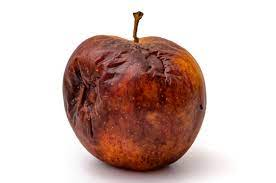
#> input picture Data/apple_bad.jpg, 276 x 183 px, found by its file name
$ jupyter execute --allow-errors client.ipynb
#> lines starting #> are read from the running program, lines starting #| are printed output that depends on the picture
[cell 1]
import requests

url = 'http://localhost:5000/api/predict'
image_path = 'apple_good.jpg'
# files = {'image': open('apple_good.jpg', 'rb')}
#> (the rest of this cell did not finish here and is left out)

[cell 2]
import requests
import numpy as np
from PIL import Image

def predict_fruit(image_path):
#> called with image_path = 'apple_bad.jpg'
    url = 'http://127.0.0.1:5000/api/predict'
    image = Image.open(image_path)
#> image is the input picture: PIL image 276x183 RGB; mean R, G, B 210.1, 187.7, 182.4
    resized_image = image.resize((100, 100))
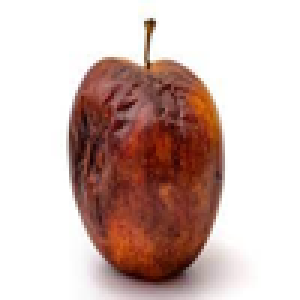
#> resized_image: PIL image 100x100 RGB (shown 3 times larger); mean R, G, B 210.1, 187.6, 182.4
    image_array = np.array(resized_image) / 255.0
    payload = {'image': image_array.tolist()}

    response = requests.post(url, json=payload)

    if response.status_code == 200:
        result = response.json()
        predicted_class = result['class']
        confidence = result['confidence']
        print('Predicted class:', predicted_class)
        print('Confidence:', confidence)
    else:
        print('Error:', response.json())

# Example usage
image_path = 'apple_bad.jpg'
predict_fruit(image_path)
#> (the call stopped at in predict_fruit, `response = requests.post(url, json=payload)`: requests is not available in this run)
